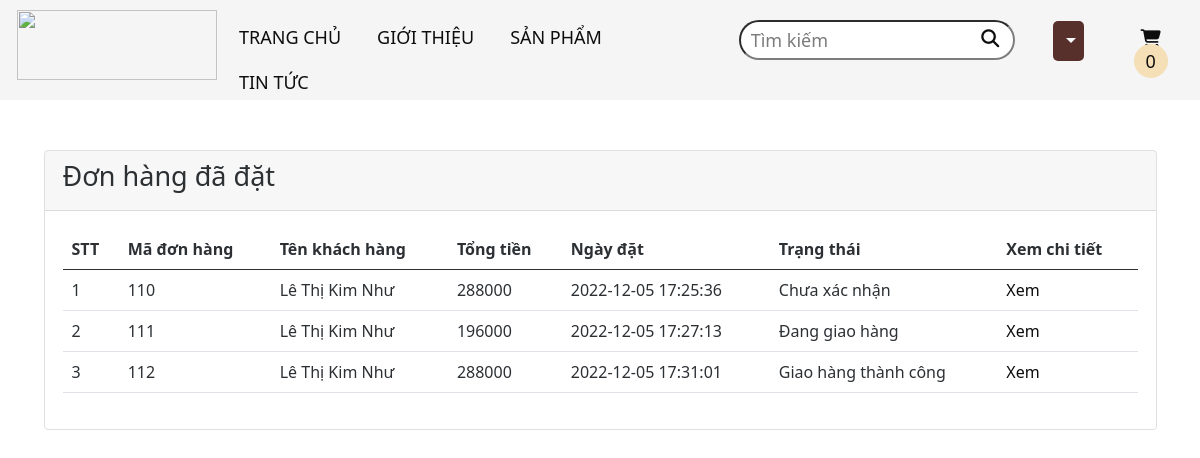
The app's page /index.php?page_layout=order&id=1 (signed in) with its own data.
### tables this page shows
CREATE TABLE `order` (
  `id` int(10) NOT NULL,
  `id_user` varchar(10) NOT NULL,
  `note` text NOT NULL,
  `address` varchar(50) NOT NULL,
  `phone` int(20) NOT NULL,
  `total` float NOT NULL,
  `status` int(11) NOT NULL,
  `date` datetime NOT NULL
);

CREATE TABLE `users` (
  `id` int(11) NOT NULL,
  `username` varchar(100) NOT NULL,
  `fullname` varchar(50) NOT NULL,
  `email` varchar(100) NOT NULL,
  `password` varchar(100) NOT NULL
);

### order.php (the view, shortened to what this page needs)
<?php include 'header.php'?>
<?php
    $id = $_GET['id'];
    $sql= "SELECT * FROM `users` inner join `order` on `users`.`id` = `order`.`id_user` WHERE `id_user` = $id";
    $orders = mysqli_query($db, $sql);
?>
<?php if(isset($_SESSION['username'])){?>
    <div class="container" style="margin-top: 150px;">
        <div class="card">
            <div class="card-header"><h4>Đơn hàng đã đặt</h4></div>
                <div class="card-body">
                    <table class="table">
                        <thead class="thead-dark">
                            <tr>
                                <th>STT</th>
                                <th>Mã đơn hàng </th>
                                <th>Tên khách hàng </th>
                                <th>Tổng tiền</th>
                                <th>Ngày đặt</th>
                                <th>Trạng thái</th>
                                <th>Xem chi tiết</th>
                            </tr>
                        </thead>
                        <tbody>
                            <?php foreach($orders as $key => $value){?>
                                <tr>
                                    <td><?php echo $key +1?></td>
                                    <td><?php echo $value['id']?></td>
                                    <td><?php echo $value['fullname']?></td>
                                    <td><?php echo $value['total']?></td>
                                    <td><?php echo $value['date']?></td>
                                    <td>
                                        <?php if($value['status'] == 0){?>
                                            <span class="label-bg-red">Chưa xác nhận</span>
                                            <?php }elseif($value['status'] == 1){?>
                                                <span class="label-bg-green">Đã xác nhận</span>
                                                <?php }elseif($value['status'] == 2){ ?>
                                                    <span class="label-bg-green">Đang giao hàng</span>
                                                    <?php }elseif($value['status'] == 3){?>
                                                        <span class="label-bg-green">Giao hàng thành công</span>
                                                        <?php }elseif($value['status'] == 4){?>
                                                        <span class="label-bg-green">Giao hàng không thành công</span>
                                                            <?php }?>
                                    </td>
                                    <td>
                                        <span><a href="order-detail.php?id=<?php echo $value['id']?>">Xem</a></span>
                                    </td>
                                </tr>
                            <?php } ?>
                        </tbody>
                    </table>
                </div>
            </div>
        </div>
    <?php }?>

### css/login.css (style rules this page uses)
html { background-attachment: fixed; background-repeat: no-repeat; font-family: 'Montserrat', sans-serif; opacity: .95; }
span { margin: 0 0px; }

### css/main.css (style rules this page uses)
html { scroll-behavior: smooth; font-size: 18px; font-family: 'Montserrat', sans-serif; }
.container { margin-top: 24px; }
a { text-decoration: none; color: black; }
* { padding: 0; margin: 0; box-sizing: border-box; }

### header.php (style rules this page uses)
a { text-decoration: none; }

### records on screen
order: id "110", id_user.fullname "Lê Thị Kim Như", total "288000", date "2022-12-05 17:25:36", status "Chưa xác nhận"
order: id "111", id_user.fullname "Lê Thị Kim Như", total "196000", date "2022-12-05 17:27:13", status "Đang giao hàng"
order: id "112", id_user.fullname "Lê Thị Kim Như", total "288000", date "2022-12-05 17:31:01", status "Giao hàng thành công"

### other values on screen
count($cart) "0"
